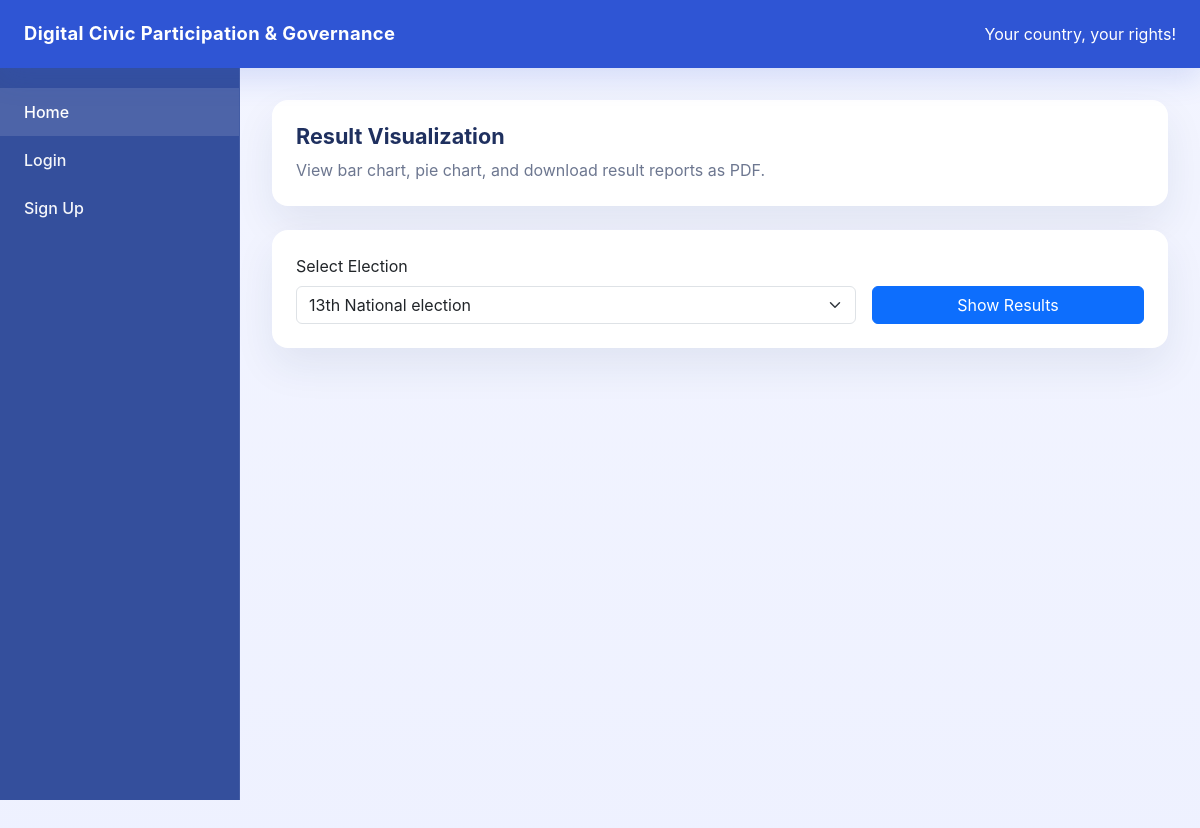
The app's page /results/?election_id=2, older data.
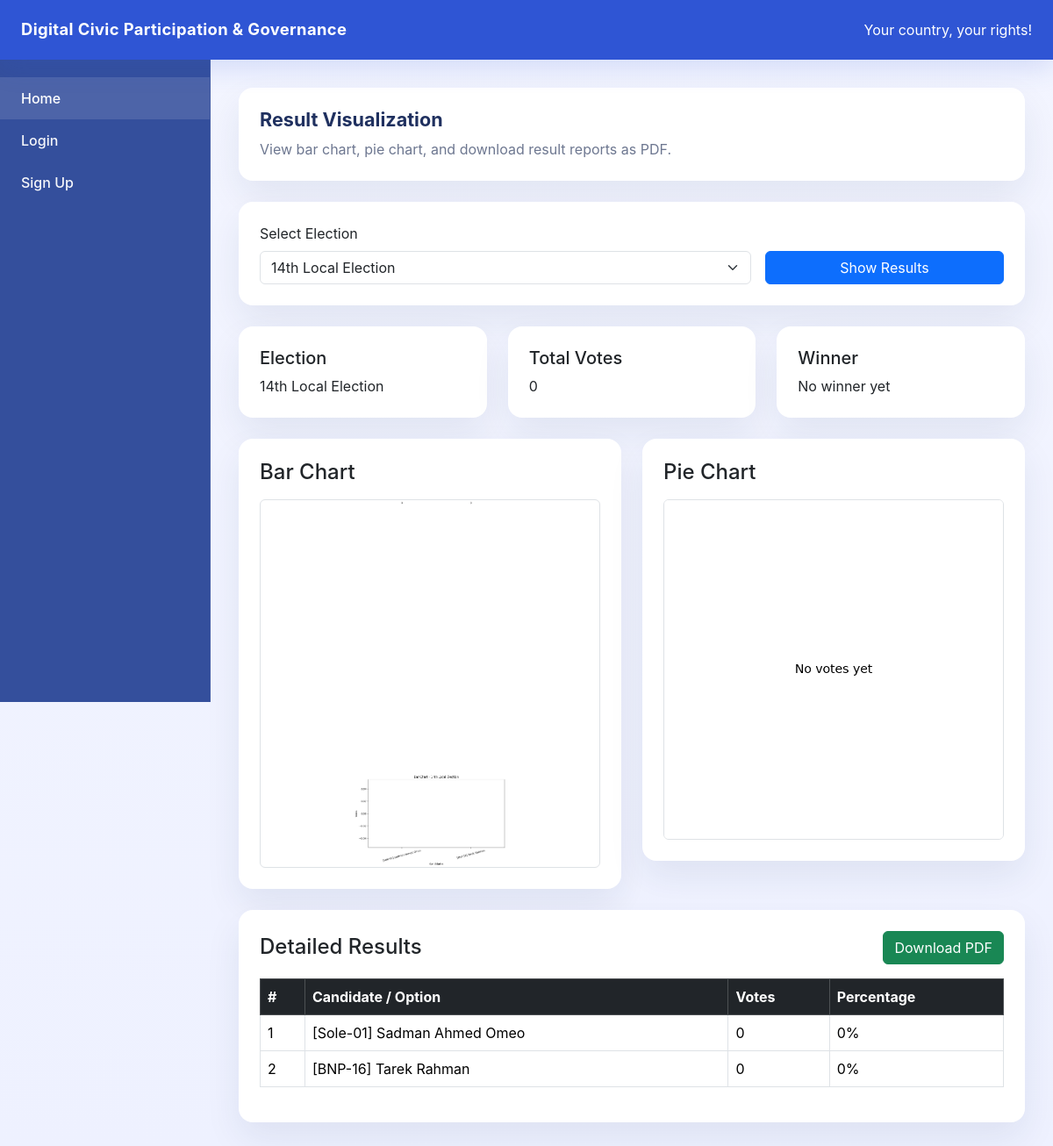
The same page, newer data.
### models/election_creation.py (models this page shows)
class ElectionCreation(db.Model):
    __tablename__ = "election_creation"
    id = db.Column(db.Integer, primary_key=True)
    title = db.Column(db.String(200), nullable=False)
    description = db.Column(db.String(500), nullable=False)
    type = db.Column(db.String(50), nullable = False, default = "Local")
    start_time = db.Column(db.String(50), nullable=False)  # added for election start reminder
    deadline = db.Column(db.String(50), nullable=False)
    result_published = db.Column(db.Boolean, default=False, nullable=False)  # added for result published notification
    start_notified = db.Column(db.Boolean, default=False, nullable=False)  # added to avoid duplicate start notifications
    end_notified = db.Column(db.Boolean, default=False, nullable=False)  # added to avoid duplicate end notifications
    result_notified = db.Column(db.Boolean, default=False, nullable=False)  # added to avoid duplicate result notifications
    options = db.relationship(
        "VotingOption",
        backref="election",
        cascade="all, delete-orphan",
        lazy=True
    )

class VotingOption(db.Model):
    __tablename__ = "voting_option"
    id = db.Column(db.Integer, primary_key=True)
    option_text = db.Column(db.String(200), nullable=False)
    election_id = db.Column(
        db.Integer,
        db.ForeignKey("election_creation.id"),
        nullable=False
    )
    vote_count = db.Column(db.Integer, default=0, nullable=False)

### routes/results.py (the view)
@result_bp.route("/")
def results_page():
    elections = ElectionCreation.query.order_by(ElectionCreation.id.desc()).all()
    selected_election_id = request.args.get("election_id", type=int)
    if not selected_election_id and elections:
        selected_election_id = elections[0].id
    selected_election = None
    options = []
    total_votes = 0
    winner = None
    if selected_election_id:
        selected_election, options, labels, votes = get_election_data(selected_election_id)
        if selected_election:
            total_votes = sum(votes)
            if options and total_votes > 0:
                winner = max(options, key=lambda option: option.vote_count or 0)
    return render_template(
        "results.html",
        elections=elections,
        selected_election=selected_election,
        options=options,
        total_votes=total_votes,
        winner=winner
    )

### app.py (called while the page is built, shortened)
@app.context_processor
def inject_notification_count():
    unread_notification_count = 0
    current_user = None  # added
    voter_id = session.get("user_id")
    return dict(unread_notification_count=unread_notification_count, current_user=current_user)

### routes/results.py (called while the page is built)
def get_election_data(election_id):
    election = ElectionCreation.query.get(election_id)
    if not election:
        return None, [], [], []
    options = VotingOption.query.filter_by(election_id=election_id).all()
    labels = [option.option_text for option in options]
    votes = [option.vote_count or 0 for option in options]
    return election, options, labels, votes

### templates/results.html (shortened to what the changed rows need)
{% extends "base.html" %}
{% block content %}
<div class="row g-4">
    <div class="col-12">
        <div class="card card-smooth p-4">
            <div class="d-flex flex-column flex-md-row justify-content-between align-items-start gap-3">
                <div>
                    <h1 class="section-title mb-2">Result Visualization</h1>
                </div>
            </div>
        </div>
    </div>
    <div class="col-12">
        <div class="card card-smooth">
            <div class="card-body p-4">
                <form method="GET" action="{{ url_for('result_bp.results_page') }}">
                    <div class="row g-3 align-items-end">
                        <div class="col-md-8">
                            <label class="form-label">Select Election</label>
                            <select name="election_id" class="form-select" required>
                                {% for election in elections %}
                                    <option value="{{ election.id }}"
                                        {% if selected_election and selected_election.id == election.id %}selected{% endif %}>
                                        {{ election.title }}
                                    </option>
                                {% endfor %}
                            </select>
                        </div>
                    </div>
                </form>
            </div>
        </div>
    </div>
    {% if selected_election %}
        <div class="col-md-4">
            <div class="card card-smooth">
                <div class="card-body p-4">
                    <h5 class="mb-2">Election</h5>
                    <p class="mb-0">{{ selected_election.title }}</p>
                </div>
            </div>
        </div>
        <div class="col-md-4">
            <div class="card card-smooth">
                <div class="card-body p-4">
                    <h5 class="mb-2">Total Votes</h5>
                    <p class="mb-0">{{ total_votes }}</p>
                </div>
            </div>
        </div>
        <div class="col-md-4">
            <div class="card card-smooth">
                <div class="card-body p-4">
                    <h5 class="mb-2">Winner</h5>
                    <p class="mb-0">
                        {% if winner %}
                            {{ winner.option_text }}
                        {% else %}
                            No winner yet
                        {% endif %}
                    </p>
                </div>
            </div>
        </div>
        <div class="col-lg-6">
            <div class="card card-smooth">
                <div class="card-body p-4">
                    <h4 class="mb-3">Bar Chart</h4>
                    <div class = "text-center">
                        <img
                            src="{{ url_for('result_bp.bar_chart', election_id=selected_election.id) }}?ts={{ selected_election.id }}-{{ total_votes }}"
                            alt="Bar Chart"
                            class="img-fluid rounded border"
                            style="width: 100%; max-height: 420px; object-fit: contain; background: white;"
                        >
                    </div>
                </div>
            </div>
        </div>
        <div class="col-lg-6">
            <div class="card card-smooth">
                <div class="card-body p-4">
                    <h4 class="mb-3">Pie Chart</h4>
                    <div class = "text-center">
                        <img
                            src="{{ url_for('result_bp.pie_chart', election_id=selected_election.id) }}?ts={{ selected_election.id }}-{{ total_votes }}"
                            alt="Pie Chart"
                            class="img-fluid rounded border"
                            style="width: 100%; max-height: 420px; object-fit: contain; background: white;"
                        >
                    </div>
                </div>
            </div>
        </div>
        <div class="col-12">
            <div class="card card-smooth">
                <div class="card-body p-4">
                    <div class="d-flex justify-content-between align-items-center mb-3">
                        <h4 class="mb-0">Detailed Results</h4>
                        <a href="{{ url_for('result_bp.download_pdf', election_id=selected_election.id) }}"
                           class="btn btn-success">
                            Download PDF
                        </a>
                    </div>
                    {% if options %}
                        <div class="table-responsive">
                            <table class="table table-bordered table-hover align-middle">
                                <thead class="table-dark">
                                    <tr>
                                        <th>#</th>
                                        <th>Candidate / Option</th>
                                        <th>Votes</th>
                                        <th>Percentage</th>
                                    </tr>
                                </thead>
                                <tbody>
                                    {% for option in options %}
                                        <tr>
                                            <td>{{ loop.index }}</td>
                                            <td>{{ option.option_text }}</td>
                                            <td>{{ option.vote_count }}</td>
                                            <td>
                                                {% if total_votes > 0 %}
                                                    {{ ((option.vote_count / total_votes) * 100) | round(2) }}%
                                                {% else %}
                                                    0%
                                                {% endif %}
                                            </td>
                                        </tr>
                                    {% endfor %}
                                </tbody>
                            </table>
                        </div>
                    {% else %}
                        <div class="alert alert-light border mb-0">
                            No options found for this election.
                        </div>
                    {% endif %}
                </div>
            </div>
        </div>
    {% endif %}
</div>
{% endblock %}

Row changes from the older to the newer data that the page shows:
added ElectionCreation: title "14th Local Election"
added VotingOption: option_text "[Sole-01] Sadman Ahmed Omeo", vote_count "0"
added VotingOption: option_text "[BNP-16] Tarek Rahman", vote_count "0"
Text that changed along with them:
form field election_id: "13th National election" → "14th Local Election"
{{ total_votes }}: (not shown) → "0"
text now shown: "Election Total Votes Winner No winner yet Bar Chart Pie Chart Detailed Results Download PDF # Candidate / Option Votes Percentage"
